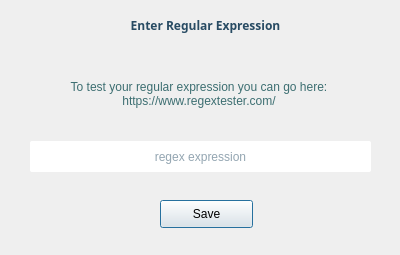
<?xml version="1.0" encoding="UTF-8"?>
<ui version="4.0">
 <class>Dialog</class>
 <widget class="QDialog" name="Dialog">
  <property name="geometry">
   <rect>
    <x>0</x>
    <y>0</y>
    <width>400</width>
    <height>255</height>
   </rect>
  </property>
  <property name="windowTitle">
   <string>Dialog</string>
  </property>
  <widget class="QLineEdit" name="txt_regex_input">
   <property name="geometry">
    <rect>
     <x>30</x>
     <y>141</y>
     <width>341</width>
     <height>31</height>
    </rect>
   </property>
   <property name="styleSheet">
    <string notr="true">background-color: #FFFFFF; color: #284B63; border-radius: 2px;</string>
   </property>
   <property name="alignment">
    <set>Qt::AlignCenter</set>
   </property>
   <property name="placeholderText">
    <string>regex expression</string>
   </property>
  </widget>
  <widget class="QLabel" name="label_7">
   <property name="geometry">
    <rect>
     <x>90</x>
     <y>10</y>
     <width>231</width>
     <height>31</height>
    </rect>
   </property>
   <property name="font">
    <font>
     <family>Gadugi</family>
     <pointsize>9</pointsize>
     <weight>75</weight>
     <bold>true</bold>
    </font>
   </property>
   <property name="styleSheet">
    <string notr="true">color: #284B63;</string>
   </property>
   <property name="text">
    <string>Enter Regular Expression</string>
   </property>
   <property name="alignment">
    <set>Qt::AlignCenter</set>
   </property>
  </widget>
  <widget class="QLabel" name="lbl_scraper_file_warning_2">
   <property name="geometry">
    <rect>
     <x>0</x>
     <y>69</y>
     <width>398</width>
     <height>50</height>
    </rect>
   </property>
   <property name="minimumSize">
    <size>
     <width>0</width>
     <height>50</height>
    </size>
   </property>
   <property name="maximumSize">
    <size>
     <width>16777215</width>
     <height>50</height>
    </size>
   </property>
   <property name="styleSheet">
    <string notr="true">color: #3C6E71;</string>
   </property>
   <property name="text">
    <string>To test your regular expression you can go here:
https://www.regextester.com/</string>
   </property>
   <property name="alignment">
    <set>Qt::AlignCenter</set>
   </property>
  </widget>
  <widget class="QPushButton" name="btn_save_regex">
   <property name="geometry">
    <rect>
     <x>160</x>
     <y>200</y>
     <width>93</width>
     <height>28</height>
    </rect>
   </property>
   <property name="text">
    <string>Save</string>
   </property>
  </widget>
 </widget>
 <resources/>
 <connections/>
</ui>
